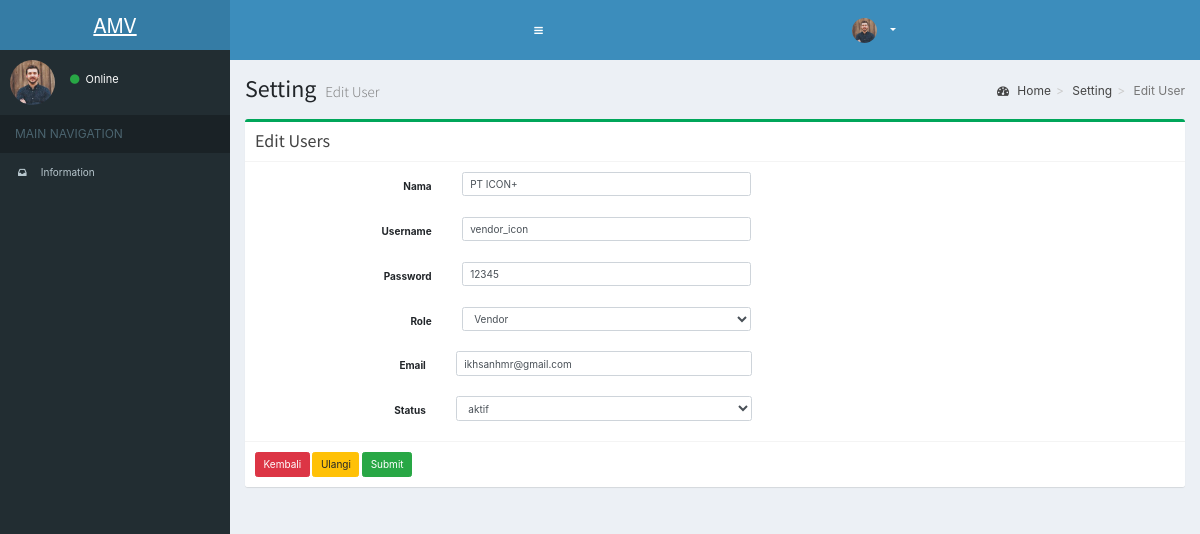
Page /setting/users_edit?id_users=9 on the committed database.
### tables this page shows
CREATE TABLE `users` (
  `id_users` int(11) NOT NULL AUTO_INCREMENT,
  `nama` varchar(200) DEFAULT NULL,
  `username` varchar(50) NOT NULL,
  `password` text NOT NULL,
  `id_role` int(11) NOT NULL,
  `email` varchar(50) DEFAULT NULL,
  `status` enum('aktif','nonaktif') DEFAULT NULL,
  PRIMARY KEY (`id_users`),
  KEY `ID_ROLE` (`id_role`)
);

### application/controllers/Setting.php (called while the page is built, shortened)
<?php
class Setting extends CI_Controller {
    public function __construct() {
        $this->load->database();
        $this->load->helper(array('form', 'url'));
        $this->load->library(array('form_validation', 'session','enkripsi'));
        $this->load->model(array('admin_model'));
        $this->load->model(array('Setting_model'));
    }
	public function users_edit() {
			$id_users = $this->input->get('id_users');
            $data['usernya'] = $this->admin_model->get_users($id_users);
            $data['username'] = $this->session->userdata('username');
			$data['nama'] = $this->session->userdata('nama');
			$data['id_role'] = $this->session->userdata('id_role');
			$data['stts'] =['aktif', 'nonaktif'];
			$this->load->view('header',$data);
			$this->load->view('sidebar', $data);
            $this->load->view('Setting/users_edit', $data);
            $this->load->view('footer');
	}
}

### index.php (called while the page is built, shortened)
<?php
require_once BASEPATH.'core/CodeIgniter.php';

### application/models/Admin_model.php (called while the page is built, shortened)
<?php
class Admin_model extends CI_Model {
    function get_users($id_users) {
        $get = $this->db->query("SELECT *
                               FROM users a
                               WHERE a.id_users =$id_users");
        if ($get->num_rows() == 1) {
            return $get->row_array();
        }
    }
}

### application/libraries/Enkripsi.php (called while the page is built)
<?php
class Enkripsi{
		function encrypt_decrypt($action, $string) {
			$output = false;
			$encrypt_method = "AES-256-CBC";
			$secret_key = 'This is my secret key';
			$secret_iv = 'This is my secret iv';
			$key = hash('sha256', $secret_key);
			$iv = substr(hash('sha256', $secret_iv), 0, 16);
			if ( $action == 'encrypt' ) {
				$output = openssl_encrypt($string, $encrypt_method, $key, 0, $iv);
				$output = base64_encode($output);
			} else if( $action == 'decrypt' ) {
				$output = openssl_decrypt(base64_decode($string), $encrypt_method, $key, 0, $iv);
			}
			return $output;
			}
}
?>

### application/views/Setting/users_edit.php (the view, shortened to what this page needs)
 <div class="content-wrapper">
<section class="content-header">
  <h1>
    Setting
    <small>Edit User</small>
  </h1>
  <ol class="breadcrumb">
    <li><a href="#"><i class="fa fa-dashboard"></i> Home</a></li>
    <li><a href="#">Setting</a></li>
    <li class="active">Edit User</li>
  </ol>
</section>
<section class="content">
  <div class="row">
    <div class="col-md-12">
      <div class="box box-success">
   <form class="form-horizontal" method="post" action="<?php echo base_url(); ?>setting/action_users_edit?id_users=<?php echo $usernya['id_users']; ?>" enctype="multipart/form-data">
        <div class="box-header with-border">
          <h3 class="box-title">Edit Users</h3>
        </div>
        <div class="box-body">
        <div class="col-lg-10">
                        <div class="form-group">
                            <label for="nama" class="col-sm-3 control-label">Nama</label>
                            <div class="col-sm-5">
                            <input type="text" class="form-control" id="nama" name="nama" value="<?php echo $usernya['nama']; ?>" required/>
                            </div>
                        </div>
                    </div>
        <br><br><br>
        <div class="col-lg-10">
                        <div class="form-group">
                            <label for="username" class="col-sm-3 control-label">Username</label>
                            <div class="col-sm-5">
             <input type="text" class="form-control" id="username" name="username" value="<?php echo $usernya['username']; ?>" required/>
                            </div>
                        </div>
                    </div>
        <br><br><br>
        <div class="col-lg-10">
                        <div class="form-group">
                            <label for="password" class="col-sm-3 control-label">Password</label>
                            <div class="col-sm-5">
             <input type="text" class="form-control" id="password" name="password" value="<?php echo $this->enkripsi->encrypt_decrypt('decrypt', $usernya['password']); ?>" required/>
                            </div>
                        </div>
                    </div>
        <br><br><br>
         <div class="col-lg-10">
                        <div class="form-group">
                            <label for="role" class="col-sm-3 control-label">Role</label>
                            <div class="col-sm-5">
               <?php
                if ($usernya['id_role'] == 1){
                    $status = "Admin";
                  } else if ($usernya['id_role'] == 2){
                    $status = "Verifikator Staff Administrasi Teknik";
                  }else if ($usernya['id_role'] == 3){
                    $status = "Verifikator Staff Keuangan";
                  }else if ($usernya['id_role'] == 4){
                    $status = "Vendor";
                  }else if ($usernya['id_role'] == 5){
                    $status = "Verifikator Assistant Manager Administrasi Teknik";
                  }else if ($usernya['id_role'] == 6){
                    $status = "Verifikator Manager Sub Bidang Administrasi Teknik";
                  }else if ($usernya['id_role'] == 7){
                    $status = "Verifikator Assistant Manager Keuangan";
                  }else if ($usernya['id_role'] == 8){
                    $status = "Verifikator Manager Sub Bidang Keuangan";
                  }else if ($usernya['id_role'] == 9){
                    $status = "Direksi Pekerjaan";
                  }
                    ?>
          <select class="form-control" id="role" name="role" required>
          <option value="<?php echo $usernya['id_role']; ?>"><?php echo $status; ?></option>
          </select>
                            </div>
                        </div>
                    </div>
        </div>
						<div class="col-lg-10">
                            <div class="form-group">
                                <label for="email" class="col-sm-3 control-label">Email</label>
                                <div class="col-sm-5">
								 <input type="text" class="form-control" id="email" name="email" value="<?php echo $usernya['email']; ?>" required/>
                                </div>
                            </div>
                        </div>
						<br><br><br>
                      <div class="col-lg-10">
                        <div class="form-group">
                            <label for="nama" class="col-sm-3 control-label">Status</label>
                            <div class="col-sm-5">
                            <select class="form-control" name="stts" >
                                <?php foreach ($stts as $stts) :?>
                                  <?php if ($stts == $usernya['status']) : ?>
                                    <option value="<?= $stts ?>" selected><?= $stts ?></option>
                                    <?php else : ?>
                                    <option value="<?= $stts ?>"><?= $stts ?></option>
                                    <?php endif; ?>
                                <?php endforeach; ?>
                              </select>
                            </div>
                        </div>
                    </div>
                    <br><br><br>
  <div class="box-footer">
                    <div class="pull-center">
                        <a href="<?php echo base_url(); ?>admin/users_view" class="btn btn-danger">Kembali</a>
                        <button type="reset" class="btn btn-warning">Ulangi</button>
                        <button type="submit" class="btn btn-success">Submit</button>
                    </div>
                </div>
       </form>
      </div>
    </div>
  </div>
</section>
</div>

### rows in the picture
users: nama "PT ICON+", username "vendor_icon", password "12345", role "Vendor", email "ikhsanhmr@gmail.com", stts "aktif"
